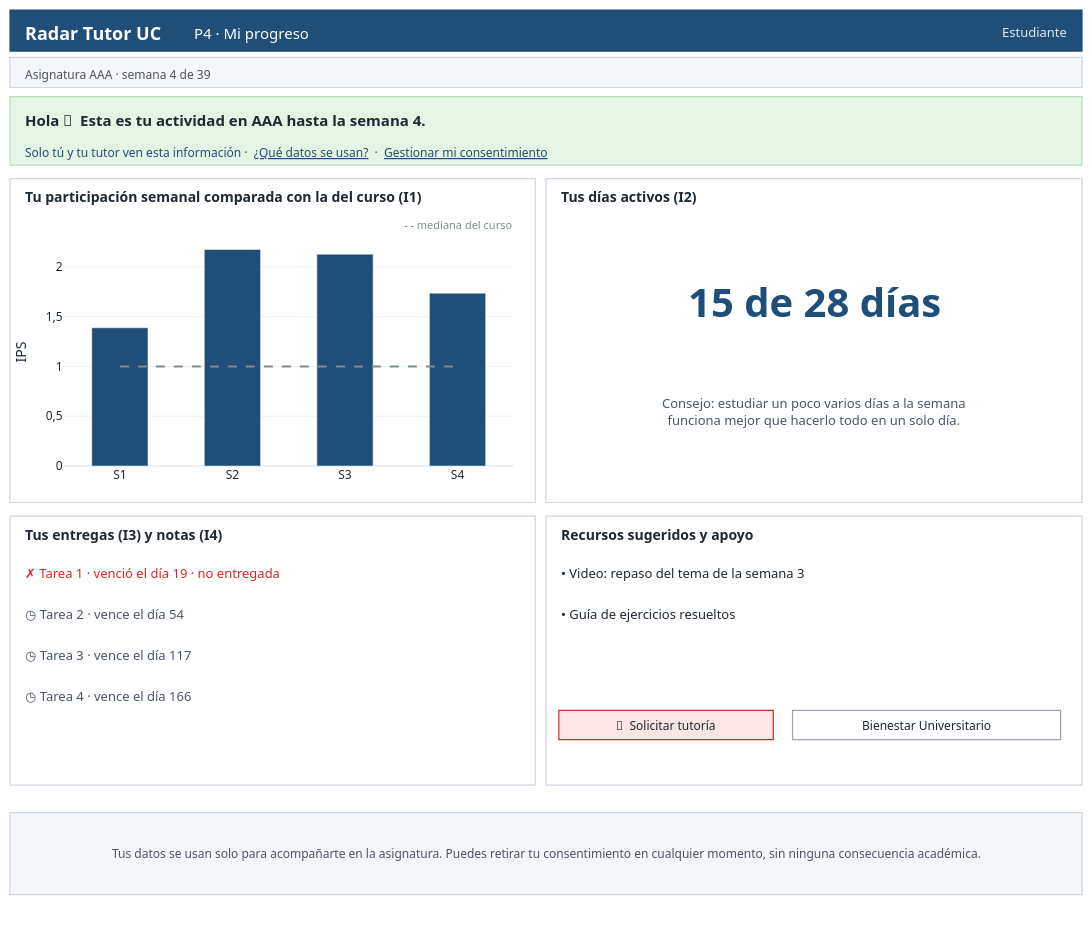

Notebook code for this chart:
### Markdown cell above
### P4 · Mi progreso (estudiante)

Es la vista del estudiante. Por decisión ética **no muestra la probabilidad de riesgo ni un ranking**: solo los indicadores propios del estudiante comparados con la mediana del curso, sus entregas y acciones concretas. Usamos como ejemplo un estudiante en amarillo.

### Code cell
def pantalla_p4(est):
    fig = lienzo(940)
    barra_superior(fig, "P4 · Mi progreso", "Estudiante", f"Asignatura {CURSO[0]} · semana 4 de {dur_semanas}")
    rect(fig, 0, 0.83, 1, 0.905, relleno="#e6f4e6", borde="#b7dfb7")
    texto(fig, 0.012, 0.893, f"Hola 👋  Esta es tu actividad en {CURSO[0]} hasta la semana 4.", 15, bold=True)
    texto(fig, 0.012, 0.855, "Solo tú y tu tutor ven esta información ·  <u>¿Qué datos se usan?</u>  ·  "
                             "<u>Gestionar mi consentimiento</u>", 12, "#1f4e79")

    rect(fig, 0, 0.46, 0.49, 0.815)
    texto(fig, 0.012, 0.808, "Tu participación semanal comparada con la del curso (I1)", 14, bold=True)
    xa, ya = ejes(fig, 1, [0.05, 0.47], [0.50, 0.75], ya=dict(title="IPS", gridcolor="#eef1f5", rangemode="tozero"))
    fig.add_trace(go.Bar(x=[f"S{s}" for s in SEMANAS], y=[est[f"ips_s{s}"] for s in SEMANAS], marker_color=COLOR["azul"],
                         xaxis=xa, yaxis=ya, width=0.5))
    fig.add_trace(go.Scatter(x=[f"S{s}" for s in SEMANAS], y=[1] * 4, mode="lines", line=dict(color=COLOR["gris"], dash="dash"),
                             xaxis=xa, yaxis=ya))
    texto(fig, 0.47, 0.775, "- - mediana del curso", 11, COLOR["gris"], xanchor="right")

    rect(fig, 0.50, 0.46, 1, 0.815)
    texto(fig, 0.512, 0.808, "Tus días activos (I2)", 14, bold=True)
    texto(fig, 0.75, 0.68, f"<b>{int(est.dias_activos)} de 28 días</b>", 40, COLOR["azul"], xanchor="center", yanchor="middle")
    texto(fig, 0.75, 0.56, "Consejo: estudiar un poco varios días a la semana<br>funciona mejor que hacerlo todo en un solo día.",
          13, "#4a5568", xanchor="center", yanchor="middle", align="center")

    rect(fig, 0, 0.15, 0.49, 0.445)
    texto(fig, 0.012, 0.438, "Tus entregas (I3) y notas (I4)", 14, bold=True)
    for i, (t, col) in enumerate(entregas_de(est)[:5]):
        texto(fig, 0.012, 0.395 - i * 0.045, t, 13, col)

    rect(fig, 0.50, 0.15, 1, 0.445)
    texto(fig, 0.512, 0.438, "Recursos sugeridos y apoyo", 14, bold=True)
    texto(fig, 0.512, 0.395, "• Video: repaso del tema de la semana 3", 13)
    texto(fig, 0.512, 0.35, "• Guía de ejercicios resueltos", 13)
    boton(fig, 0.512, 0.20, 0.2, "📅  Solicitar tutoría", relleno="#fbe5e5", borde=COLOR["Rojo"])
    boton(fig, 0.73, 0.20, 0.25, "Bienestar Universitario")

    rect(fig, 0, 0.03, 1, 0.12, relleno="#f4f6f9")
    texto(fig, 0.5, 0.075, "Tus datos se usan solo para acompañarte en la asignatura. Puedes retirar tu consentimiento "
                           "en cualquier momento, sin ninguna consecuencia académica.", 12, "#4a5568", xanchor="center",
          yanchor="middle")
    return fig

est_amarillo = c[c.semaforo == "Amarillo"].sort_values("p_riesgo", ascending=False).iloc[0]
pantalla_p4(est_amarillo).show()

### Figure 1 — Plotly figure (JSON) as saved in the notebook; plotly's stock layout.template omitted (floating-point values rounded to 4 significant figures)
{"data": [{"marker": {"color": "#1f4e79"}, "type": "bar", "width": 0.5, "x": ["S1", "S2", "S3", "S4"], "xaxis": "x", "y": [1.388, 2.175, 2.127, 1.735], "yaxis": "y"}, {"line": {"color": "#7f8c8d", "dash": "dash"}, "mode": "lines", "type": "scatter", "x": ["S1", "S2", "S3", "S4"], "xaxis": "x", "y": [1, 1, 1, 1], "yaxis": "y"}], "layout": {"annotations": [{"align": "left", "font": {"color": "white", "size": 18}, "showarrow": false, "text": "<b>Radar Tutor UC</b>", "x": 0.012, "xanchor": "left", "xref": "paper", "y": 0.99, "yanchor": "top", "yref": "paper"}, {"align": "left", "font": {"color": "white", "size": 15}, "showarrow": false, "text": "P4 · Mi progreso", "x": 0.17, "xanchor": "left", "xref": "paper", "y": 0.988, "yanchor": "top", "yref": "paper"}, {"align": "left", "font": {"color": "#dfe9f5", "size": 13}, "showarrow": false, "text": "Estudiante", "x": 0.988, "xanchor": "right", "xref": "paper", "y": 0.988, "yanchor": "top", "yref": "paper"}, {"align": "left", "font": {"color": "#4a5568", "size": 12}, "showarrow": false, "text": "Asignatura AAA · semana 4 de 39", "x": 0.012, "xanchor": "left", "xref": "paper", "y": 0.941, "yanchor": "top", "yref": "paper"}, {"align": "left", "font": {"color": "#1f2933", "size": 15}, "showarrow": false, "text": "<b>Hola 👋  Esta es tu actividad en AAA hasta la semana 4.</b>", "x": 0.012, "xanchor": "left", "xref": "paper", "y": 0.893, "yanchor": "top", "yref": "paper"}, {"align": "left", "font": {"color": "#1f4e79", "size": 12}, "showarrow": false, "text": "Solo tú y tu tutor ven esta información ·  <u>¿Qué datos se usan?</u>  ·  <u>Gestionar mi consentimiento</u>", "x": 0.012, "xanchor": "left", "xref": "paper", "y": 0.855, "yanchor": "top", "yref": "paper"}, {"align": "left", "font": {"color": "#1f2933", "size": 14}, "showarrow": false, "text": "<b>Tu participación semanal comparada con la del curso (I1)</b>", "x": 0.012, "xanchor": "left", "xref": "paper", "y": 0.808, "yanchor": "top", "yref": "paper"}, {"align": "left", "font": {"color": "#7f8c8d", "size": 11}, "showarrow": false, "text": "- - mediana del curso", "x": 0.47, "xanchor": "right", "xref": "paper", "y": 0.775, "yanchor": "top", "yref": "paper"}, {"align": "left", "font": {"color": "#1f2933", "size": 14}, "showarrow": false, "text": "<b>Tus días activos (I2)</b>", "x": 0.512, "xanchor": "left", "xref": "paper", "y": 0.808, "yanchor": "top", "yref": "paper"}, {"align": "left", "font": {"color": "#1f4e79", "size": 40}, "showarrow": false, "text": "<b>15 de 28 días</b>", "x": 0.75, "xanchor": "center", "xref": "paper", "y": 0.68, "yanchor": "middle", "yref": "paper"}, {"align": "center", "font": {"color": "#4a5568", "size": 13}, "showarrow": false, "text": "Consejo: estudiar un poco varios días a la semana<br>funciona mejor que hacerlo todo en un solo día.", "x": 0.75, "xanchor": "center", "xref": "paper", "y": 0.56, "yanchor": "middle", "yref": "paper"}, {"align": "left", "font": {"color": "#1f2933", "size": 14}, "showarrow": false, "text": "<b>Tus entregas (I3) y notas (I4)</b>", "x": 0.012, "xanchor": "left", "xref": "paper", "y": 0.438, "yanchor": "top", "yref": "paper"}, {"align": "left", "font": {"color": "#d62728", "size": 13}, "showarrow": false, "text": "✗ Tarea 1 · venció el día 19 · no entregada", "x": 0.012, "xanchor": "left", "xref": "paper", "y": 0.395, "yanchor": "top", "yref": "paper"}, {"align": "left", "font": {"color": "#4a5568", "size": 13}, "showarrow": false, "text": "◷ Tarea 2 · vence el día 54", "x": 0.012, "xanchor": "left", "xref": "paper", "y": 0.35, "yanchor": "top", "yref": "paper"}, {"align": "left", "font": {"color": "#4a5568", "size": 13}, "showarrow": false, "text": "◷ Tarea 3 · vence el día 117", "x": 0.012, "xanchor": "left", "xref": "paper", "y": 0.305, "yanchor": "top", "yref": "paper"}, {"align": "left", "font": {"color": "#4a5568", "size": 13}, "showarrow": false, "text": "◷ Tarea 4 · vence el día 166", "x": 0.012, "xanchor": "left", "xref": "paper", "y": 0.26, "yanchor": "top", "yref": "paper"}, {"align": "left", "font": {"color": "#1f2933", "size": 14}, "showarrow": false, "text": "<b>Recursos sugeridos y apoyo</b>", "x": 0.512, "xanchor": "left", "xref": "paper", "y": 0.438, "yanchor": "top", "yref": "paper"}, {"align": "left", "font": {"color": "#1f2933", "size": 13}, "showarrow": false, "text": "• Video: repaso del tema de la semana 3", "x": 0.512, "xanchor": "left", "xref": "paper", "y": 0.395, "yanchor": "top", "yref": "paper"}, {"align": "left", "font": {"color": "#1f2933", "size": 13}, "showarrow": false, "text": "• Guía de ejercicios resueltos", "x": 0.512, "xanchor": "left", "xref": "paper", "y": 0.35, "yanchor": "top", "yref": "paper"}, {"align": "left", "font": {"color": "#1f2933", "size": 12}, "showarrow": false, "text": "📅  Solicitar tutoría", "x": 0.612, "xanchor": "center", "xref": "paper", "y": 0.216, "yanchor": "middle", "yref": "paper"}, {"align": "left", "font": {"color": "#1f2933", "size": 12}, "showarrow": false, "text": "Bienestar Universitario", "x": 0.855, "xanchor": "center", "xref": "paper", "y": 0.216, "yanchor": "middle", "yref": "paper"}, {"align": "left", "font": {"color": "#4a5568", "size": 12}, "showarrow": false, "text": "Tus datos se usan solo para acompañarte en la asignatura. Puedes retirar tu consentimiento en cualquier momento, sin ninguna consecuencia académica.", "x": 0.5, "xanchor": "center", "xref": "paper", "y": 0.075, "yanchor": "middle", "yref": "paper"}], "font": {"color": "#1f2933", "family": "Segoe UI, Helvetica, Arial, sans-serif"}, "height": 940, "margin": {"b": 10, "l": 10, "r": 10, "t": 10}, "paper_bgcolor": "white", "plot_bgcolor": "white", "shapes": [{"fillcolor": "#1f4e79", "layer": "below", "line": {"color": "#1f4e79", "width": 1.2}, "type": "rect", "x0": 0, "x1": 1, "xref": "paper", "y0": 0.955, "y1": 1, "yref": "paper"}, {"fillcolor": "#f4f6f9", "layer": "below", "line": {"color": "#d0d7e2", "width": 1.2}, "type": "rect", "x0": 0, "x1": 1, "xref": "paper", "y0": 0.915, "y1": 0.948, "yref": "paper"}, {"fillcolor": "#e6f4e6", "layer": "below", "line": {"color": "#b7dfb7", "width": 1.2}, "type": "rect", "x0": 0, "x1": 1, "xref": "paper", "y0": 0.83, "y1": 0.905, "yref": "paper"}, {"fillcolor": "white", "layer": "below", "line": {"color": "#d0d7e2", "width": 1.2}, "type": "rect", "x0": 0, "x1": 0.49, "xref": "paper", "y0": 0.46, "y1": 0.815, "yref": "paper"}, {"fillcolor": "white", "layer": "below", "line": {"color": "#d0d7e2", "width": 1.2}, "type": "rect", "x0": 0.5, "x1": 1, "xref": "paper", "y0": 0.46, "y1": 0.815, "yref": "paper"}, {"fillcolor": "white", "layer": "below", "line": {"color": "#d0d7e2", "width": 1.2}, "type": "rect", "x0": 0, "x1": 0.49, "xref": "paper", "y0": 0.15, "y1": 0.445, "yref": "paper"}, {"fillcolor": "white", "layer": "below", "line": {"color": "#d0d7e2", "width": 1.2}, "type": "rect", "x0": 0.5, "x1": 1, "xref": "paper", "y0": 0.15, "y1": 0.445, "yref": "paper"}, {"fillcolor": "#fbe5e5", "layer": "below", "line": {"color": "#d62728", "width": 1.2}, "type": "rect", "x0": 0.512, "x1": 0.712, "xref": "paper", "y0": 0.2, "y1": 0.232, "yref": "paper"}, {"fillcolor": "white", "layer": "below", "line": {"color": "#9aa5b1", "width": 1.2}, "type": "rect", "x0": 0.73, "x1": 0.98, "xref": "paper", "y0": 0.2, "y1": 0.232, "yref": "paper"}, {"fillcolor": "#f4f6f9", "layer": "below", "line": {"color": "#d0d7e2", "width": 1.2}, "type": "rect", "x0": 0, "x1": 1, "xref": "paper", "y0": 0.03, "y1": 0.12, "yref": "paper"}], "showlegend": false, "width": 1250, "xaxis": {"anchor": "y", "domain": [0.05, 0.47]}, "yaxis": {"anchor": "x", "domain": [0.5, 0.75], "gridcolor": "#eef1f5", "rangemode": "tozero", "title": {"text": "IPS"}}}}
